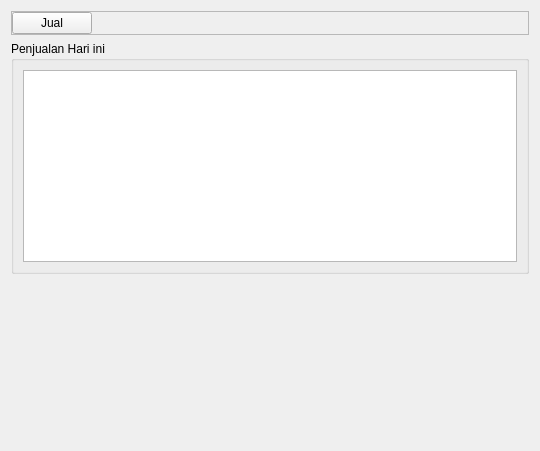
<?xml version="1.0" encoding="UTF-8"?>
<ui version="4.0">
 <class>WidgetPenjualan</class>
 <widget class="QWidget" name="WidgetPenjualan">
  <property name="geometry">
   <rect>
    <x>0</x>
    <y>0</y>
    <width>540</width>
    <height>451</height>
   </rect>
  </property>
  <property name="windowTitle">
   <string>Form</string>
  </property>
  <layout class="QVBoxLayout" name="verticalLayout_2">
   <item>
    <widget class="QFrame" name="frame">
     <property name="frameShape">
      <enum>QFrame::Shape::StyledPanel</enum>
     </property>
     <layout class="QHBoxLayout" name="horizontalLayout">
      <property name="leftMargin">
       <number>0</number>
      </property>
      <property name="topMargin">
       <number>0</number>
      </property>
      <property name="rightMargin">
       <number>0</number>
      </property>
      <property name="bottomMargin">
       <number>0</number>
      </property>
      <item>
       <widget class="QPushButton" name="jualButton">
        <property name="text">
         <string>Jual</string>
        </property>
       </widget>
      </item>
      <item>
       <spacer name="horizontalSpacer">
        <property name="orientation">
         <enum>Qt::Orientation::Horizontal</enum>
        </property>
        <property name="sizeHint" stdset="0">
         <size>
          <width>40</width>
          <height>20</height>
         </size>
        </property>
       </spacer>
      </item>
     </layout>
    </widget>
   </item>
   <item>
    <widget class="QGroupBox" name="groupBox">
     <property name="title">
      <string>Penjualan Hari ini</string>
     </property>
     <layout class="QVBoxLayout" name="verticalLayout">
      <item>
       <widget class="QTableView" name="harianView">
        <property name="contextMenuPolicy">
         <enum>Qt::ContextMenuPolicy::CustomContextMenu</enum>
        </property>
        <property name="selectionBehavior">
         <enum>QAbstractItemView::SelectionBehavior::SelectRows</enum>
        </property>
        <attribute name="verticalHeaderMinimumSectionSize">
         <number>18</number>
        </attribute>
        <attribute name="verticalHeaderDefaultSectionSize">
         <number>18</number>
        </attribute>
       </widget>
      </item>
     </layout>
    </widget>
   </item>
   <item>
    <spacer name="verticalSpacer">
     <property name="orientation">
      <enum>Qt::Orientation::Vertical</enum>
     </property>
     <property name="sizeHint" stdset="0">
      <size>
       <width>20</width>
       <height>40</height>
      </size>
     </property>
    </spacer>
   </item>
  </layout>
 </widget>
 <resources/>
 <connections/>
</ui>
